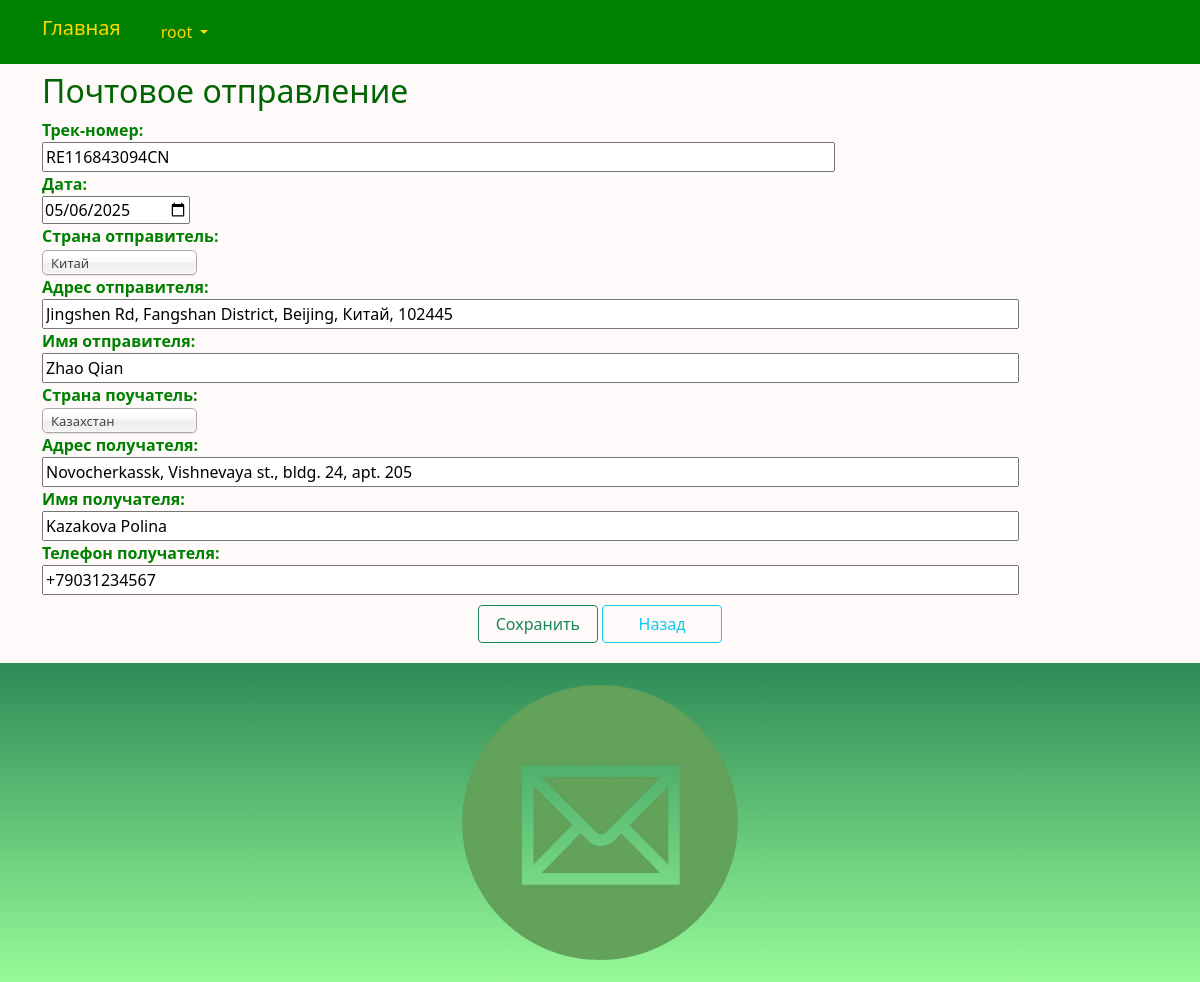
The page /package/edit/2/ (signed in) on the database its author committed.
### tracking/models.py (models this page shows, shortened)
class Package(models.Model):
    track_number = models.CharField(_('track_number'), max_length=13)
    dates = models.DateTimeField(_('datep'))
    sender_country = models.ForeignKey(Country, related_name='package_sender_country', on_delete=models.CASCADE)
    sender_address = models.CharField(_('sender_address'), max_length=192)
    sender_name = models.CharField(_('sender_name'), max_length=192)
    recipient_country = models.ForeignKey(Country, related_name='package_recipient_country', on_delete=models.CASCADE)
    recipient_address = models.CharField(_('recipient_address'), max_length=192)
    recipient_name = models.CharField(_('recipient_name'), max_length=192)
    recipient_phone = models.CharField(_('recipient_phone'), max_length=64, blank=True, null=True)
    class Meta:
        db_table = 'package'
        indexes = [
            models.Index(fields=['track_number']),
            models.Index(fields=['sender_country']),
            models.Index(fields=['recipient_country']),
        ]
        ordering = ['track_number']

class Country(models.Model):
    title = models.CharField(_('title_country'), unique=True, max_length=196)
    class Meta:
        db_table = 'country'
        indexes = [
            models.Index(fields=['title']),
        ]
        ordering = ['title']
    def __str__(self):
        return self.title

### tracking/views.py (the view)
# urls.py: path('package/edit/<int:id>/', views.package_edit, name='package_edit'),
@login_required
@group_required("Managers")
def package_edit(request, id):
    try:
        package = Package.objects.get(id=id)
        if request.method == "POST":
            package.track_number = request.POST.get("track_number")
            package.dates = request.POST.get("dates")
            package.sender_country = Country.objects.filter(id=request.POST.get("sender_country")).first()
            package.sender_address = request.POST.get("sender_address")
            package.sender_name = request.POST.get("sender_name")
            package.recipient_country = Country.objects.filter(id=request.POST.get("recipient_country")).first()
            package.recipient_address = request.POST.get("recipient_address")
            package.recipient_name = request.POST.get("recipient_name")
            package.recipient_phone = request.POST.get("recipient_phone")
            packageform = PackageForm(request.POST)
            if packageform.is_valid():
                package.save()
                return HttpResponseRedirect(reverse('package_index'))
            else:
                print(packageform.errors)
                return render(request, "package/edit.html", {"form": packageform})
        else:
            packageform = PackageForm(initial={'track_number': package.track_number, 'dates': package.dates.strftime('%Y-%m-%d'), 'sender_country': package.sender_country, 'sender_address': package.sender_address, 'sender_name': package.sender_name, 'recipient_country': package.recipient_country, 'recipient_address': package.recipient_address, 'recipient_name': package.recipient_name, 'recipient_phone': package.recipient_phone, })
            return render(request, "package/edit.html", {"form": packageform})
    except Package.DoesNotExist:
        return HttpResponseNotFound("<h2>Package not found</h2>")
    except Exception as exception:
        print(exception)
        return HttpResponse(exception)

### tracking/forms.py
class PackageForm(forms.ModelForm):
    class Meta:
        model = Package
        fields = ('track_number', 'dates', 'sender_country', 'sender_address', 'sender_name', 'recipient_country', 'recipient_address', 'recipient_name', 'recipient_phone')
        widgets = {
            'track_number': TextInput(attrs={"size":"80"}),
            'dates': DateInput(attrs={"type":"date"}),
            'sender_country': forms.Select(attrs={'class': 'chosen'}),
            'sender_address': TextInput(attrs={"size":"100"}),
            'sender_name': TextInput(attrs={"size":"100"}),
            'recipient_country': forms.Select(attrs={'class': 'chosen'}),
            'recipient_address': TextInput(attrs={"size":"100"}),
            'recipient_name': TextInput(attrs={"size":"100"}),
            'recipient_phone': TextInput(attrs={"size":"100"}),
        }
        labels = {
            'sender_country': _('sender_country'),
            'recipient_country': _('recipient_country'),
        }

### tracking/views.py (called while the page is built)
def group_required(*group_names):
    def in_groups(u):
        if u.is_authenticated:
            if bool(u.groups.filter(name__in=group_names)) | u.is_superuser:
                return True
        return False
    return user_passes_test(in_groups, login_url='403')

### templates/package/edit.html (shortened to what this page needs)
{% extends "base.html" %}
{% load i18n %}
{% block content %}
<h2>{% trans "package" %}</h2>
<form method="POST" enctype="multipart/form-data">
    <div>
	{% for field in form %}
		<div>
			<strong>{{field.label_tag}}</strong>
			<div>{{field}}</div>
		</div>
	{% endfor %}
	</div>
	<div class="div-button-center">
		<button type="submit" class="btn btn-outline-success" style="width:120px">{% trans "Save" %}</button>
		<a class="btn btn-outline-info" style="width:120px" href="{% url 'package_index'%}">{% trans "Back" %}</a>
	</div>
</form>
{% endblock content %}

### templates/base.html (shortened to what this page needs)
<!DOCTYPE html>
{% load static %}
{% load i18n %}
<html>
<head>
	<link href="https://cdn.jsdelivr.net/npm/bootstrap@5.0.2/dist/css/bootstrap.min.css" rel="stylesheet">
	<link rel="stylesheet" href="{% static 'css/styles.css' %}" />
	<link rel="stylesheet" href="{% static 'css/choosen.css' %}" />
	<link rel="stylesheet" href="https://cdnjs.cloudflare.com/ajax/libs/font-awesome/4.7.0/css/font-awesome.min.css">
</head>
<nav class="navbar navbar-expand-lg justify-content-center">
	<div class="container">
		<div class="collapse navbar-collapse" id="mainMenu">
			<ul class="navbar-nav me-auto mb-2 mb-lg-0">
				<a class="navbar-brand" href="{{ HTTP_HOST }}/">{% trans "Home" %}</a>
				{% if user.is_authenticated %}
				<li class="nav-link dropdown">
					<a class="dropdown-item dropdown-toggle" href="#" id="navbarDropdown" role="button" data-bs-toggle="dropdown" aria-expanded="false">
						{{ user.username }}
					</a>
				</li>
				{% else %}
				<form class="form-inline ml-auto">
					<a href="{% url 'login' %}" class="btn btn-outline-secondary">{% trans "Log In" %}</a>
					<a href="{% url 'signup' %}" class="btn btn-primary ml-2">{% trans "Sign up" %}</a>
				</form>
				{% endif %}
			</ul>
		</div>
	</div>
</nav>
<body>
	<div class="container">
		{% block content%}{% endblock content %}
	</div>
</body>
<footer class="container-fluid text-center bg-lightgray">
	<div class="copyrights">
		<img src="{% static 'images/logo.png' %}" alt="logo" style="padding: 10px; max-width: 300px;">
	</div>
</footer>
<link rel="stylesheet" href="https://cdn.datatables.net/1.13.8/css/dataTables.bootstrap5.min.css">
</html>

### static/css/styles.css (style rules this page uses)
:root { --navbar-background-color: Green; --navbar-text-color: Gold; --main-background-color-light: Snow; --main-background-color-dark: LightGrey; --main-text-color: Green; --main-header-color: DarkGreen; --main-text-attention-color: Purple; --footer-background-color-light: PaleGreen; --footer-background-color-dark: SeaGreen; --footer-text-color: Teal; --card-background-color-light: Snow; --card-background-color-dark: LightGrey; --card-text-color: SeaGreen; --table-background-color-light: Snow; --table-background-color-dark: LightGrey; --table-text-color: Green; --star-size: 30px; --star-color: Yellow; --star-background: Gold ; }
.navbar { background-color: var(--navbar-background-color); color: var(--navbar-text-color); }
.navbar .navbar-nav, .navbar .navbar-nav .navbar-text { color: var(--navbar-text-color); }
.navbar ul { background-color: var(--navbar-background-color); color: var(--navbar-text-color); }
.navbar li { background-color: var(--navbar-background-color); color: var(--navbar-text-color); }
.navbar a { background-color: var(--navbar-background-color); color: var(--navbar-text-color); }
.navbar-brand { background-color: var(--navbar-background-color); color: var(--navbar-text-color); }
.nav-link a { background-color: var(--navbar-background-color); color: var(--navbar-text-color); }
body { background-color: var(--main-background-color-light); }
h1, h2, h3, h4, h5, h6 { color: var(--main-header-color); }
p, ul, li, label { color: var(--main-text-color); }
.div-button-center { text-align: center; padding: 10px; }
footer { background-image: linear-gradient(top, var(--footer-background-color-dark), var(--footer-background-color-light)); background-image: -o-linear-gradient(top, var(--footer-background-color-dark), var(--footer-background-color-light)); background-image: -moz-linear-gradient(top, var(--footer-background-color-dark), var(--footer-background-color-light)); background-image: -webkit-linear-gradient(top, var(--footer-background-color-dark), var(--footer-background-color-light)); margin-top: 10px; padding: 10px; }

### rows shown on the page
Package: form "RE116843094CN" "05/06/2025" "Jingshen Rd, Fangshan District, Beijing, Китай, 102445" "Zhao Qian" "Novocherkassk, Vishnevaya st., bldg. 24, apt. 205" "Kazakova Polina" "+79031234567"
Country: form "Китай"
Country: form "Казахстан"

### other values the page prints
{{ user.username }} "root"
{{ field.label_tag }} "Трек-номер:" "Дата:" "Страна отправитель:" "Адрес отправителя:" "Имя отправителя:" "Страна поучатель:" "Адрес получателя:" "Имя получателя:" "Телефон получателя:"
